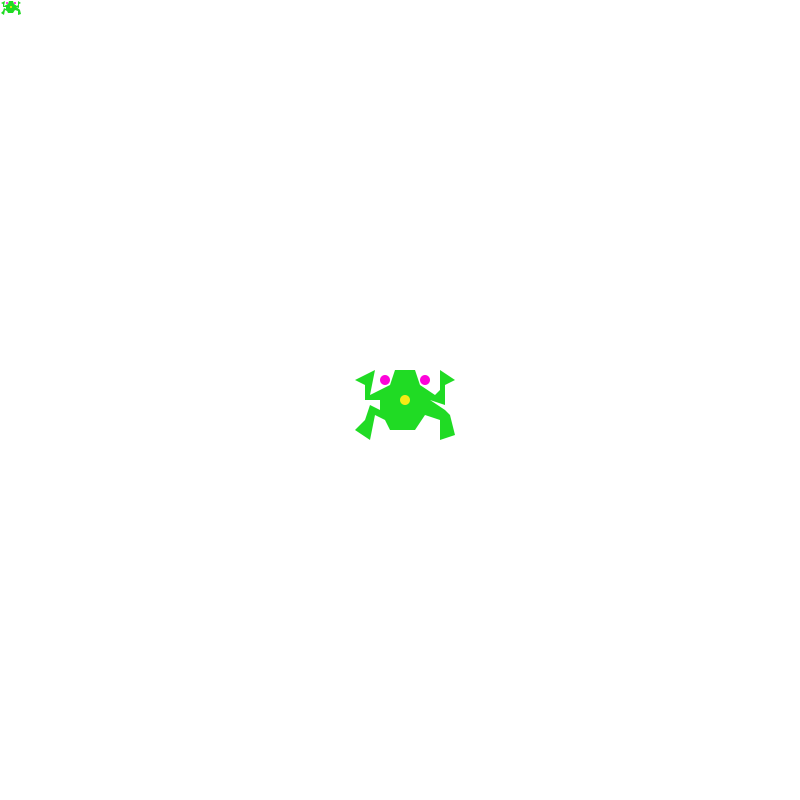
Frame 1 (no input)
Frame 60 (the mouse pressed at the canvas centre just before this capture): identical to frame 1, image omitted
Frame 120 (the mouse held since frame 60 and released just before this capture): identical to frame 1, image omitted

The Processing sketch that drew this single still picture (run headless with seeded random() and noise(); from frame 60 on, the mouse is pressed at the canvas centre):

// Processing sketch: Matrix_frog
// ── Matrix_frog.pde
int frogX, frogY, frogAngle;

void setup() {
  size(800, 800);
  background(255);
  frogX = width/2;
  frogY = height/2;
  frogAngle = 0;
}

void draw() {

  if (keyPressed) {

    if (key == 32) {
      frogY -=10;
      frogAngle = 0;
      if (frogY < 5) {
        frogY = 5;
      } // frogY
    } // spacebar
    
    if(key == 'w' || key == 'W'){
      frogY -=10;
      frogAngle = 0;
    }
    
    if(key == 'd' || key == 'D'){
      frogX +=10;
      frogAngle = 90;
    }
    
    if(key == 's' || key == 'S'){
      frogY +=10;
      frogAngle = 180;
    }
    
    if(key == 'a' || key == 'A'){
      frogX -=10; // frogX = frogX - 10
      frogAngle = 270;
    }
    
  } // keyPressed

  pushMatrix();
  background(255);
  translate(frogX, frogY);
  rotate(radians(frogAngle));
  scale(5, 5);
  translate(-10, -7);
  drawfrog();
  //background(255);
  popMatrix();

  drawfrog();
}


void drawfrog() {
  noStroke();
  fill(32, 219, 36);
  beginShape();
  vertex(9, 1);
  vertex(13, 1);
  vertex(14, 4);
  vertex(17, 6);
  vertex(18, 5);
  vertex(18, 1);
  vertex(21, 3);
  vertex(19, 4);
  vertex(19, 8);
  vertex(16, 7);
  vertex(19, 9);
  vertex(20, 10);
  vertex(21, 14);
  vertex(18, 15);
  vertex(18, 11);
  vertex(15, 10);
  vertex(13, 13);
  vertex(8, 13);
  vertex(7, 11);
  vertex(5, 10);
  vertex(4, 15);
  vertex(1, 13);
  vertex(3, 11);
  vertex(4, 8);
  vertex(6, 9);
  vertex(6, 7);
  vertex(3, 7);
  vertex(3, 4);
  vertex(1, 3);
  vertex(5, 1);
  vertex(4, 6);
  vertex(8, 4);
  vertex(9, 1);
  endShape();

  fill(248, 235, 21);
  ellipse(11, 7, 2, 2);

  fill(253, 3, 217);
  ellipse(7, 3, 2, 2);
  ellipse(15, 3, 2, 2);
}
